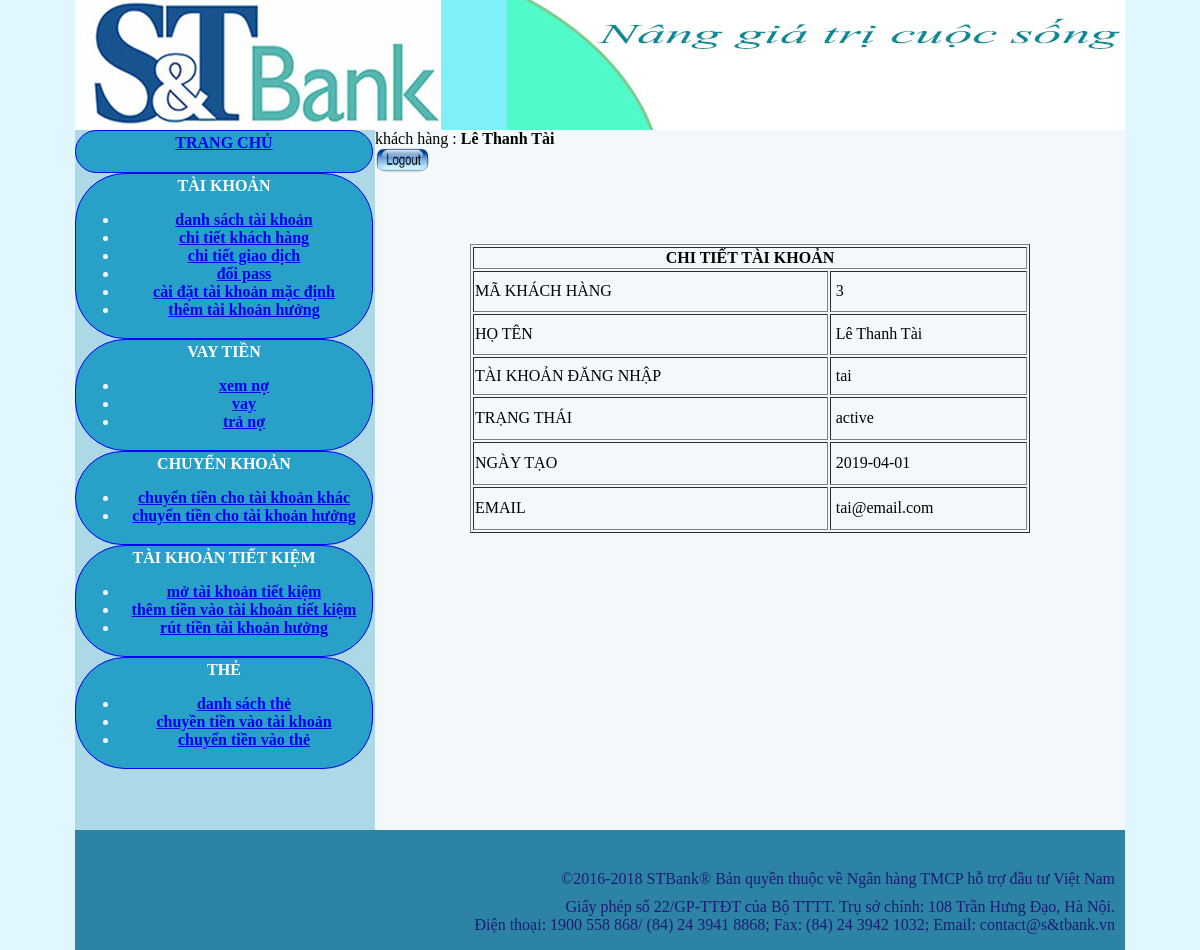
The page /acctrangchu.php?ts=ctkh (signed in) on the database as committed earlier.
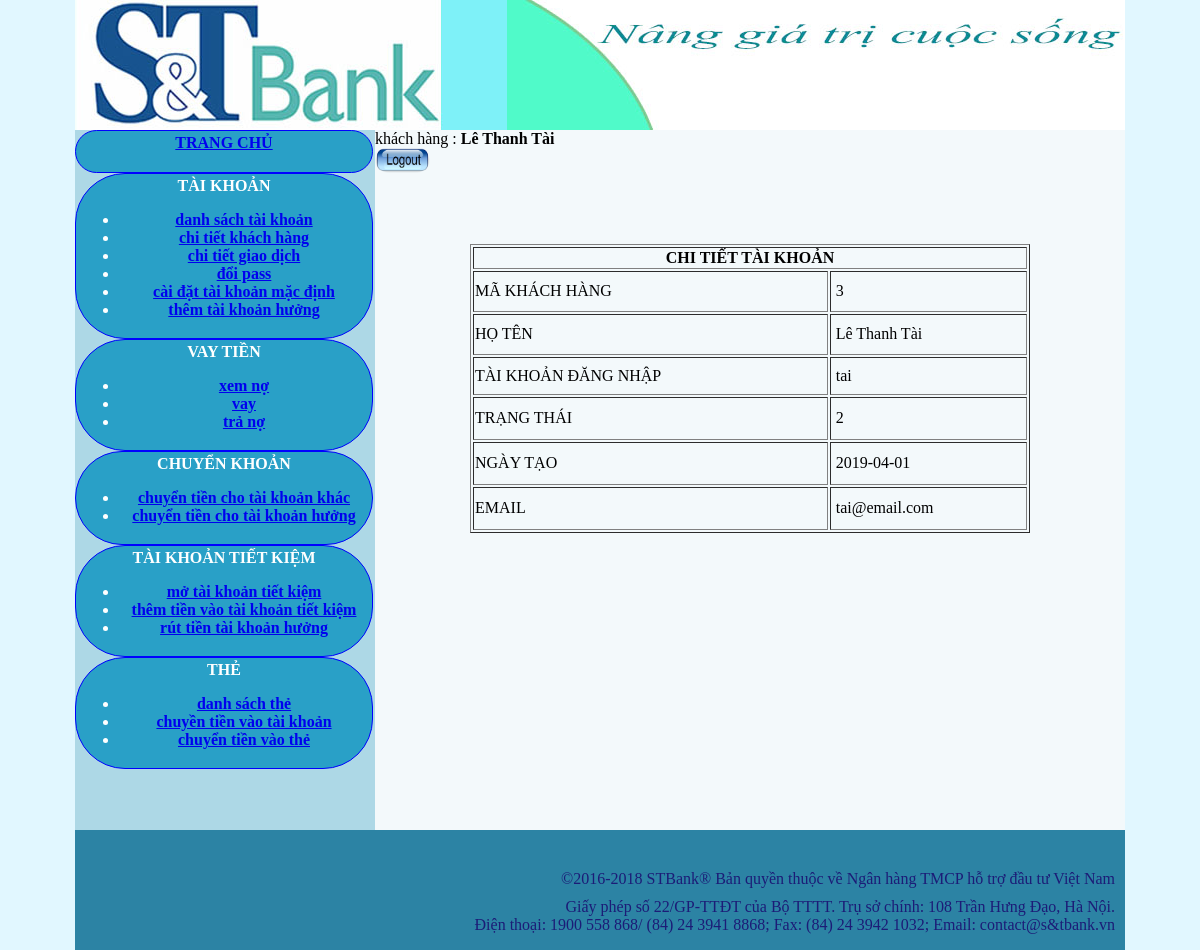
The same page on the database as committed later.
### tables this page shows
CREATE TABLE `khachhang` (
  `id_khachhang` int(11) NOT NULL,
  `khachhangid` varchar(25) NOT NULL,
  `taikhoanmacdinh` varchar(25) NOT NULL,
  `ho` varchar(25) NOT NULL,
  `ten` varchar(25) NOT NULL,
  `loginid` varchar(255) NOT NULL,
  `pass` varchar(250) NOT NULL,
  `passchuyenkhoan` varchar(250) NOT NULL,
  `trangthai` varchar(25) NOT NULL,
  `ngaytao` date NOT NULL,
  `lancuoidangnhap` date DEFAULT NULL,
  `email` varchar(50) NOT NULL
);

### chitietkhachhang.php (the view, shortened to what this page needs)
<?php require("DBconnect.php") ;?>
	<?php
		$results = mysqli_query($conn,"SELECT * FROM khachhang where id_khachhang=$_SESSION[id_khachhang]");
	while($arrow = mysqli_fetch_array($results,MYSQLI_ASSOC)){
		$ngaytao = $arrow["ngaytao"];
		$ho = $arrow["ho"];
		$ten = $arrow ["ten"];
		$loginid = $arrow["loginid"];
		$id_khachhang = $arrow["id_khachhang"];
		$trangthai = $arrow["trangthai"];
		$email = $arrow ["email"];
	}
	?>
<div align="center" >
     		 <h2>&nbsp;</h2>
     		 <table width="560" border="1"  align="center">
     		   <tr>
     		     <th colspan="2" scope="col">CHI TIẾT TÀI KHOẢN </th>
   		     </tr>
				 <tr>
     		     <td height="37"> MÃ KHÁCH HÀNG</td>
     		     <td>&nbsp;<?php echo $id_khachhang; ?></td>
   		     </tr>
     		<tr>
     		     <td height="37"> HỌ TÊN</td>
     		     <td>&nbsp;<?php echo $ho." ".$ten; ?></td>
   		     </tr>
     		   <tr>
     		     <td height="34">TÀI KHOẢN ĐĂNG NHẬP</td>
     		     <td>&nbsp;<?php echo $loginid ; ?></td>
   		     </tr>
     		   <tr>
     		     <td height="39">TRẠNG THÁI</td>
     		     <td>&nbsp;<?php echo $trangthai ; ?></td>
				 </tr>
				 <tr>
     		     <td height="39">NGÀY TẠO</td>
     		     <td>&nbsp;<?php echo $ngaytao ; ?></td>
   		     </tr>
				 <tr>
     		     <td height="39">EMAIL</td>
     		     <td>&nbsp;<?php echo $email ; ?></td>
   		     </tr>
   		   </table>
	</div>

Rows that differ between the two databases and show on the page:
changed khachhang "Lê Thanh": trangthai "active" → "2"
